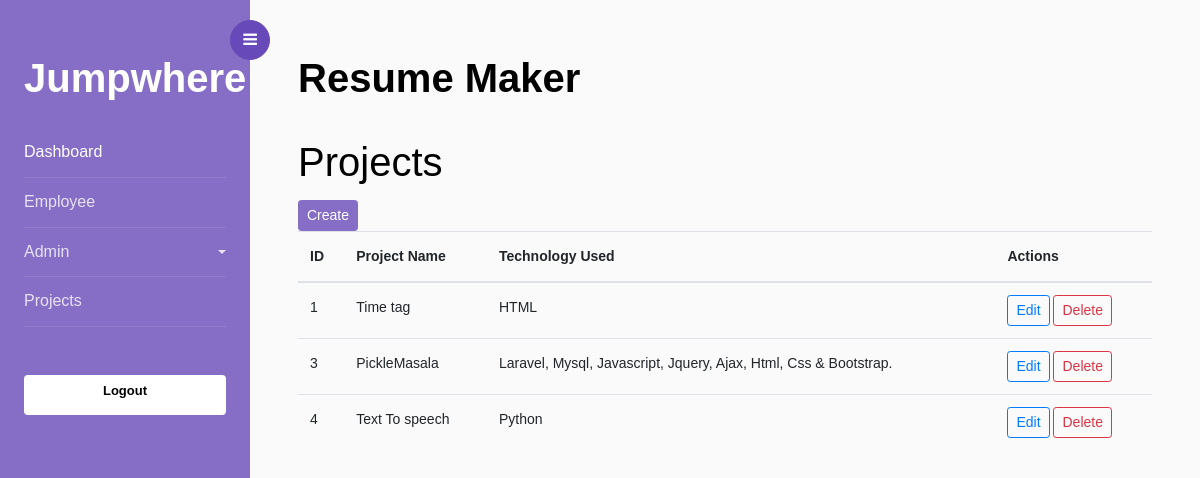
The app's page /project_list, older data.
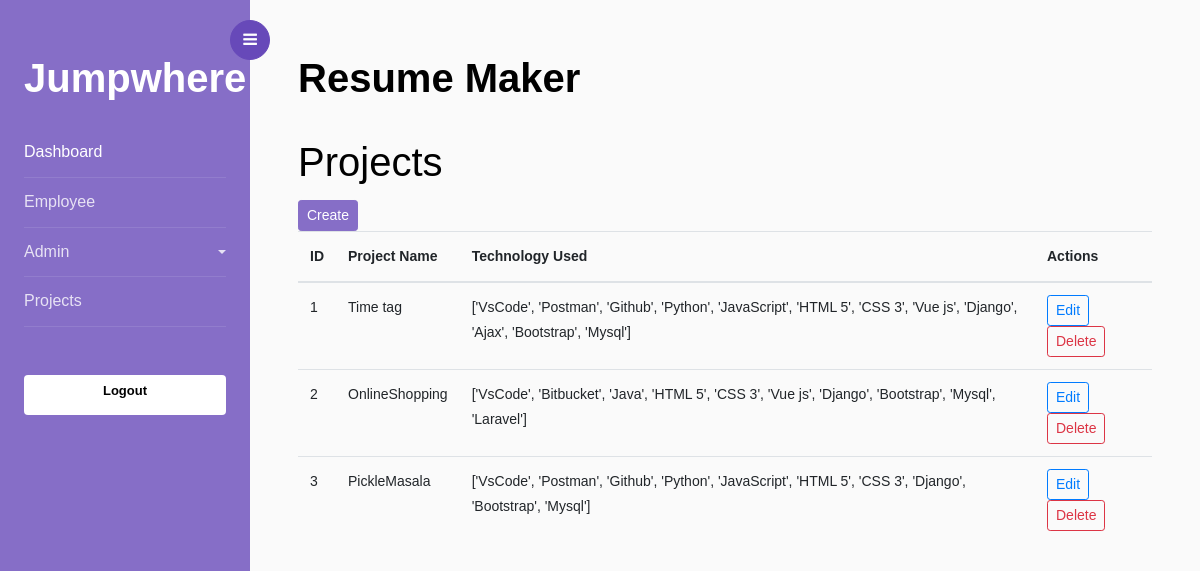
The same page, newer data.
### resume/models.py (models this page shows, shortened)
class Projects(models.Model):
    project_name = models.CharField(max_length=255)
    technology_used = models.CharField(max_length=255)
    description = models.TextField()
    role_responsibilities = models.TextField()
    start_date = models.DateField(null=True, blank=True)
    end_date = models.DateField(null=True, blank=True)
    is_active = models.BooleanField(default=True)
    flag = models.BooleanField(default=1)

### resume/views.py (the view)
# urls.py: path('project_list', project_list, name='project_list'),
def project_list(request):
    projects = Projects.objects.filter(flag=1)
    context = {'projects': projects}
    return render(request, 'project_list.html', context)

### templates/project_list.html
{% extends 'home.html' %}
{% block content %}
<h1>Projects</h1>
<a href="{% url 'project_create' %}" class="btn btn-sm btn-primary">Create</a>
<table class="table">
    <thead>
        <tr>
            <th>ID</th>
            <th>Project Name</th>
            <th>Technology Used</th>
            <th>Actions</th>
        </tr>
    </thead>
    <tbody>
        {% for project in projects %}
        <tr>
            <td>{{ project.id }}</td>
            <td>{{ project.project_name }}</td>
            <td>{{ project.technology_used }}</td>
            <td>
                <a href="{% url 'project_edit' project.id %}" class="btn btn-sm btn-outline-primary">Edit</a>
                <a href="{% url 'project_delete' project.id %}" class="btn btn-sm btn-outline-danger" onclick="return confirm('Are you sure you want to delete this project?')">Delete</a>
            </td>
        </tr>
        {% endfor %}
    </tbody>
</table>
{% endblock %}

### templates/home.html (shortened to what this page needs)
{% load static %}
<!DOCTYPE html>
<html lang="en">
<head>
    <link rel="stylesheet" href="https://stackpath.bootstrapcdn.com/font-awesome/4.7.0/css/font-awesome.min.css">
    <link rel="stylesheet" href="{% static 'css/style.css' %}">
    <link rel="stylesheet" href="{% static 'css/dashboard.css' %}">
</head>
<body>
    <div class="wrapper d-flex align-items-stretch">
        <nav id="sidebar">
            <div class="custom-menu">
                <button type="button" id="sidebarCollapse" class="btn btn-primary">
                    <i class="fa fa-bars"></i>
                </button>
            </div>
            <div class="p-4 pt-5">
                <h1><a href="{% url 'dashboard' %}" class="logo">Jumpwhere</a></h1>
                <ul class="list-unstyled components mb-5">
                    <li class="active">
                        <a href="{% url 'dashboard' %}" >Dashboard</a>
                    </li>
                    <li>
                        <a href="{% url 'list' %}">Employee</a>
                    </li>
                    <li>
                        <a href="#pageSubmenu" data-toggle="collapse" aria-expanded="false"
                            class="dropdown-toggle">Admin</a>
                    </li>
                    <li>
                        <a href="{% url 'project_list' %}">Projects</a>
                    </li>
                </ul>
                <div class="mb-5">
                    <div action="#" class="colorlib-subscribe-form">
                        <div class="form-group d-flex">
                            <a class="form-control"
                                style="font-weight:bolder; color:black;text-align:center;font-weight:bolder;"
                                href="{% url 'logout' %}">Logout</a>
                        </div>
                    </div>
                </div>
            </div>
        </nav>
        <div id="content" class="p-4 p-md-5 pt-5">
            <h1 class="mb-4" style="font-weight:bolder;">Resume Maker</h1>
            {% block content %}
            {% endblock %}
        </div>
</body>
</html>

Row changes from the older to the newer data that the page shows:
removed Projects: id "4", project_name "Text To speech", technology_used "Python"
changed Projects "Time tag": technology_used "HTML" → "['VsCode', 'Postman', 'Github', 'Python', 'JavaScript', 'HTML 5', 'CSS 3', 'Vue js', 'Django', 'Ajax', 'Bootstrap', 'Mysql']"
now on this page (row edited): Projects: id "2", project_name "OnlineShopping", technology_used "['VsCode', 'Bitbucket', 'Java', 'HTML 5', 'CSS 3', 'Vue js', 'Django', 'Bootstrap', 'Mysql', 'Laravel']"
changed Projects "PickleMasala": technology_used "Laravel, Mysql, Javascript, Jquery, Ajax, Html, Css & Bootstrap." → "['VsCode', 'Postman', 'Github', 'Python', 'JavaScript', 'HTML 5', 'CSS 3', 'Django', 'Bootstrap', 'Mysql']"
